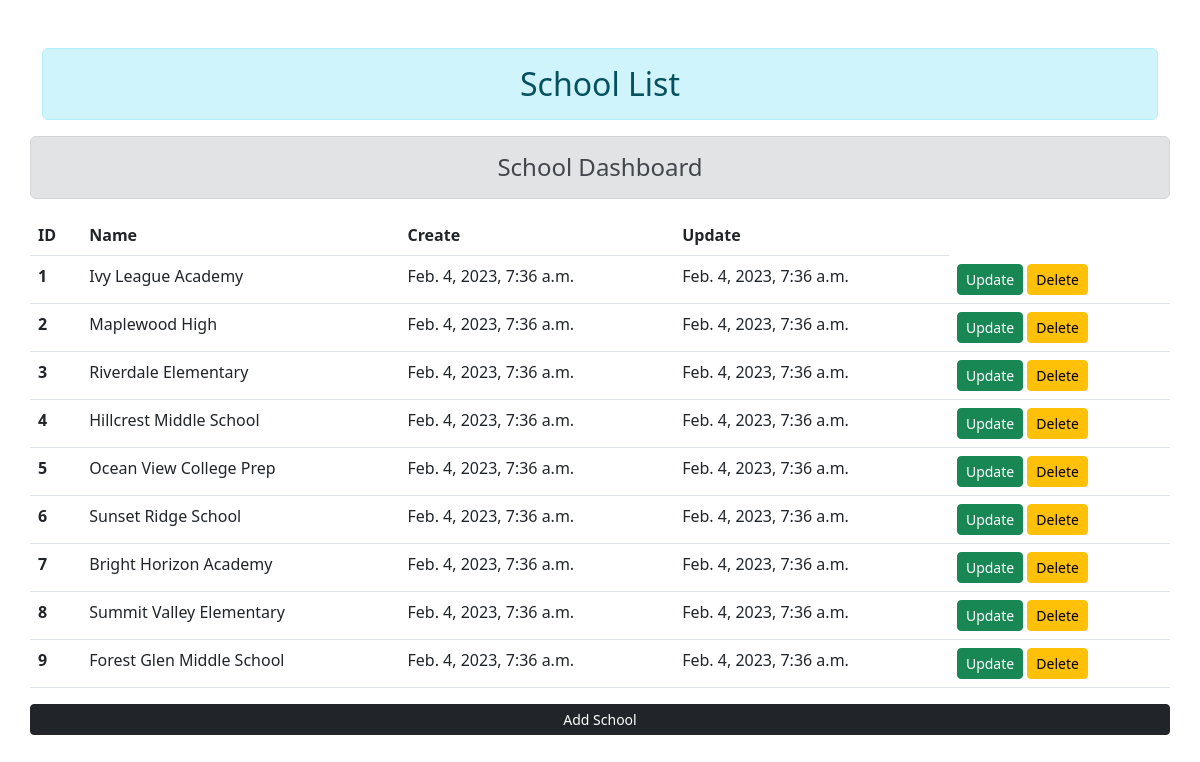
The page / on the database its author committed.
### mainapp/models.py (models this page shows, shortened)
class School(models.Model):
    id = models.AutoField(primary_key=True)
    name = models.CharField(max_length=100)
    create_at = models.DateTimeField(default=timezone.now())
    update_at = models.DateTimeField(default=timezone.now())

### mainapp/views.py (the view)
# urls.py: path('', views.school_view, name='school_view'),
def school_view(request):
    school_name = School.objects.all()
    return render(request, 'schoolapp/index.html', {'school_name': school_name})

### templates/schoolapp/index.html (shortened to what this page needs)
{% extends 'schoolapp/base.html' %}
{% block content %}
    <div class="row">
         <h4 class="text-center alert alert-secondary">School Dashboard</h4>
        {% if school_name %}
            <table class="table table-hover">
                <thead>
                    <tr>
                        <th scope="col">ID</th>
                        <th scope="col">Name</th>
                        <th scope="col">Create</th>
                        <th scope="col">Update</th>
                    </tr>
                </thead>
                <tbody id="schools">
                    {% for school in school_name %}
                        <tr>
                            <th scope="row">{{ school.id }}</th>
                            <td>{{ school.name }}</td>
                            <td>{{ school.create_at }}</td>
                            <td>{{ school.update_at }}</td>
                            <td>
                            <a href="{% url 'school_update' school.id %}" class="btn btn-success btn-sm">Update</a>
                            <form action="{% url 'school_delete' school.id %}" method="post"
                                  class="d-inline">{% csrf_token %}
                                <input type="submit" class="btn btn-warning btn-sm" value="Delete">
                            </form>
                            </td>
                        </tr>
                    {% endfor %}
                </tbody>
            </table>
        {% endif %}
     <a href="{% url 'school_insert' %}" class="text-center btn btn-dark btn-sm">Add School</a>
    </div>
    <br>
    <br>
{% endblock %}

### templates/schoolapp/base.html (shortened to what this page needs)
{% load static %}
<!DOCTYPE html>
<html lang="en">
<head>
    <link rel="stylesheet" href="{% static 'taskcss/css/bootstrap.css' %}">
</head>
<body>
<div class="container mt-5">
    <h2 class="text-center alert alert-info">School List</h2>
    {% block content %}
    {% endblock %}
</div>
</body>
</html>

### rows shown on the page
School: id "1", name "Ivy League Academy", create_at "Feb. 4, 2023, 7:36 a.m.", update_at "Feb. 4, 2023, 7:36 a.m."
School: id "2", name "Maplewood High", create_at "Feb. 4, 2023, 7:36 a.m.", update_at "Feb. 4, 2023, 7:36 a.m."
School: id "3", name "Riverdale Elementary", create_at "Feb. 4, 2023, 7:36 a.m.", update_at "Feb. 4, 2023, 7:36 a.m."
School: id "4", name "Hillcrest Middle School", create_at "Feb. 4, 2023, 7:36 a.m.", update_at "Feb. 4, 2023, 7:36 a.m."
School: id "5", name "Ocean View College Prep", create_at "Feb. 4, 2023, 7:36 a.m.", update_at "Feb. 4, 2023, 7:36 a.m."
School: id "6", name "Sunset Ridge School", create_at "Feb. 4, 2023, 7:36 a.m.", update_at "Feb. 4, 2023, 7:36 a.m."
School: id "7", name "Bright Horizon Academy", create_at "Feb. 4, 2023, 7:36 a.m.", update_at "Feb. 4, 2023, 7:36 a.m."
School: id "8", name "Summit Valley Elementary", create_at "Feb. 4, 2023, 7:36 a.m.", update_at "Feb. 4, 2023, 7:36 a.m."
School: id "9", name "Forest Glen Middle School", create_at "Feb. 4, 2023, 7:36 a.m.", update_at "Feb. 4, 2023, 7:36 a.m."
